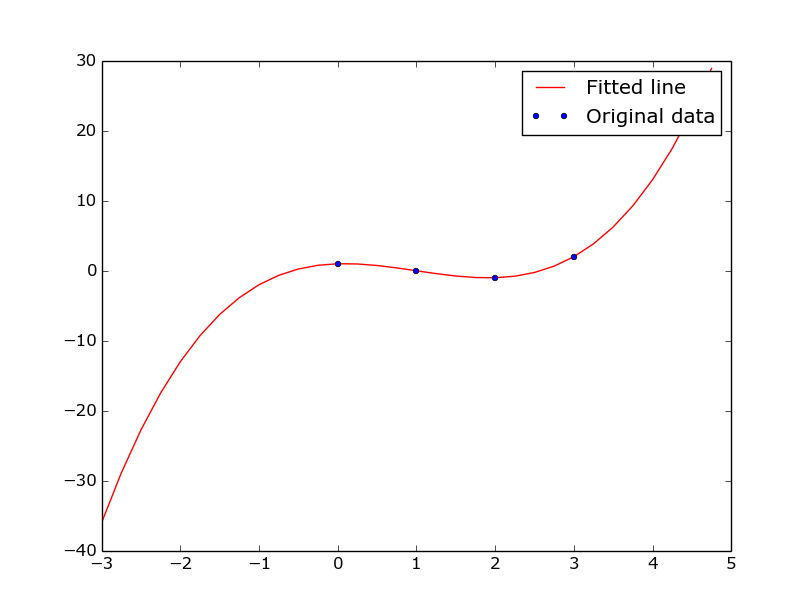

This figure's Python source:
import numpy as np
import matplotlib.pyplot as plt

p1 = [0, 1]
p2 = [1, 0]
p3 = [2, -1]
p4 = [3, 2]

e1 = [1, 1, 1, 1]
e2 = [8, 4, 2, 1]
e3 = [27, 9, 3, 1]
e4 = [0, 0, 0, 1]

A = np.array([e1, e2, e3, e4])
b = np.array([0, -1, 2, 1])

a, b, c, d = np.linalg.lstsq(A, b)[0]

print "System solution:"
print [a, b, c, d]

x = np.arange(-3, 5, 0.25)

px = [0, 1, 2, 3]
py = [1, 0, -1, 2]

F = a*x**3+b*x**2+c*x*1+d

plt.plot(x, F, 'r', label='Fitted line')
plt.plot(px, py, 'o', label='Original data', markersize=4)
plt.legend()
plt.show()
